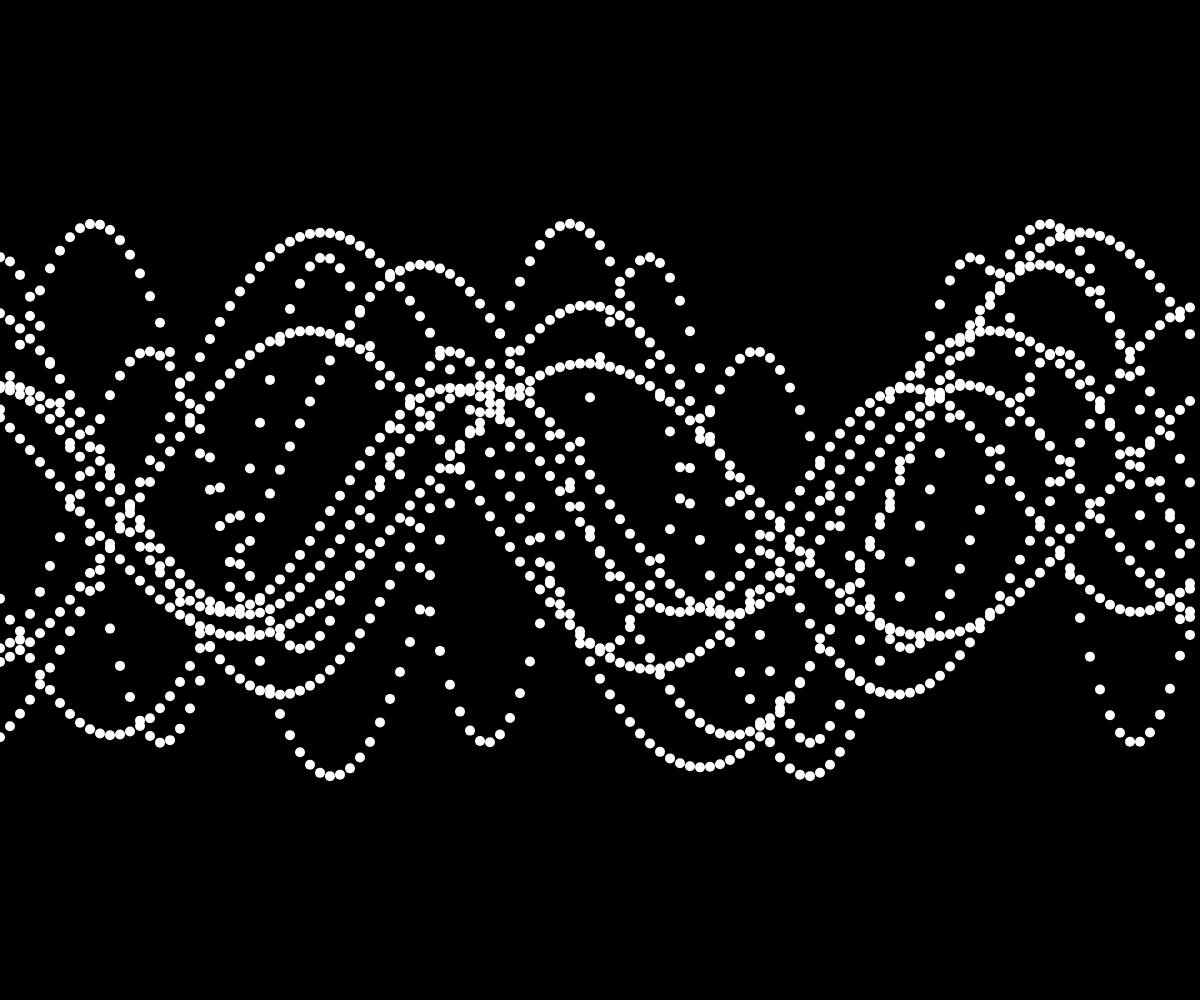
Frame 1 (no input)
Frame 60 (no input): identical to frame 1, image omitted
Frame 120 (the mouse pressed at the canvas centre since frame 60): identical to frame 1, image omitted

The p5.js sketch that drew this single still picture (run headless with seeded random() and noise() and a simulated clock; from frame 60 on, the mouse is pressed at the canvas centre):

// p5.js sketch
// ── sketch.js
class Wave {
	constructor(amp, per, pha) {
		this.amplitude = amp
		this.period = per
		this.phase = pha
	}
	caculate(x) {
		return (sin(this.phase + TWO_PI * x / this.period) * this.amplitude)
	}
}

let wave = []

function setup() {
	createCanvas(windowWidth, windowHeight);
	for (let i = 0; i < 10; i++) {
		wave[i] = new Wave(random(100,300), random(200,800), random(TWO_PI))
	}
	
}

function draw() {
	background(0);
	for (let x = 0; x < width; x += 10) {
		for (const iterator of wave) {
			noStroke()
			let y = iterator.caculate(x)
			ellipse(x, y + height / 2, 10)
		}
		
	}
}
